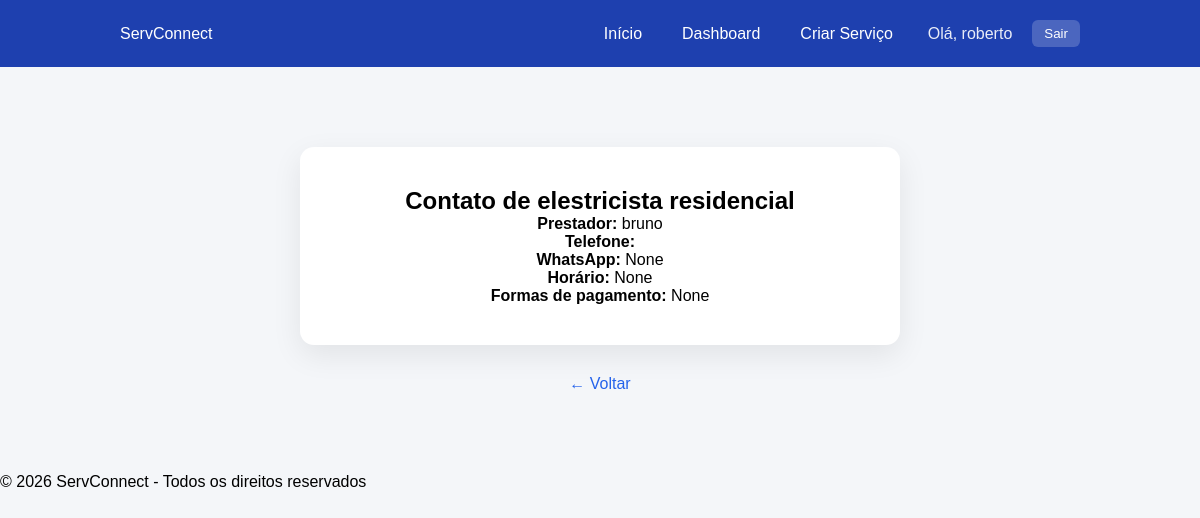
Screenshot of /contato/1/ (signed in) with the database file from the repository.
### apps/servicos/models.py (models this page shows, shortened)
class Servico(models.Model):
    nome = models.CharField(max_length=100)
    descricao = models.TextField()
    cidade = models.CharField(max_length=100)
    categoria = models.CharField(max_length=100)
    usuario = models.ForeignKey(User, on_delete=models.CASCADE)

### apps/usuarios/models.py (models this page shows, shortened)
class Perfil(models.Model):
    TIPO_USUARIO = (
        ('cliente', 'Cliente'),
        ('prestador', 'Prestador'),
    )
    user = models.OneToOneField(User, on_delete=models.CASCADE, related_name='perfil')
    tipo = models.CharField(max_length=20, choices=TIPO_USUARIO)
    cidade = models.CharField(max_length=100)
    telefone = models.CharField(max_length=20)
    whatsapp = models.CharField(max_length=20, blank=True, null=True)
    horario_atendimento = models.CharField(max_length=200, blank=True, null=True)
    formas_pagamento = models.CharField(max_length=200, blank=True, null=True)
    from django.db.models.signals import post_save
    from django.dispatch import receiver

### apps/servicos/views.py (the view)
# urls.py: path('contato/<int:id>/', views.contato_prestador, name='contato_prestador'),
@login_required
def contato_prestador(request, id):
    servico = get_object_or_404(Servico, id=id)
    perfil = servico.usuario.perfil
    return render(request, 'contato_prestador.html', {
        'servico': servico,
        'perfil': perfil
    })

### templates/contato_prestador.html (shortened to what this page needs)
{% extends 'base.html' %}
{% block content %}
<div class="detalhe-container">
    <div class="detalhe-card">
        <h2>Contato de {{ servico.nome }}</h2>
        <p><strong>Prestador:</strong> {{ servico.usuario.username }}</p>
        <p><strong>Telefone:</strong> {{ perfil.telefone }}</p>
        <p><strong>WhatsApp:</strong> {{ perfil.whatsapp }}</p>
        <p><strong>Horário:</strong> {{ perfil.horario_atendimento }}</p>
        <p><strong>Formas de pagamento:</strong> {{ perfil.formas_pagamento }}</p>
    </div>
    <a href="/" class="voltar-link">← Voltar</a>
</div>
{% endblock %}

### templates/base.html (shortened to what this page needs)
{% load static %}
<!DOCTYPE html>
<html lang="pt-br">
<head>
    <link rel="stylesheet" href="{% static 'css/style.css' %}">
</head>
<body>
<header class="navbar">
    <div class="logo">ServConnect</div>
    <nav class="nav-links">
    <a href="/">Início</a>
    {% if user.is_authenticated %}
        <a href="{% url 'dashboard' %}">Dashboard</a>
        {% if user.perfil.tipo == 'prestador' %}
            <a href="{% url 'criar_servico' %}">Criar Serviço</a>
        {% endif %}
        <span class="user-name">Olá, {{ user.username }}</span>
        <form method="POST" action="{% url 'logout' %}" class="logout-form">
            <button type="submit" class="logout-btn">Sair</button>
        </form>
    {% else %}
        <a href="{% url 'login' %}">Login</a>
        <a href="{% url 'cadastro' %}">Cadastrar</a>
    {% endif %}
</nav>
</header>
<main>
    {% block content %}
    {% endblock %}
</main>
<footer>
    © 2026 ServConnect - Todos os direitos reservados
</footer>
</body>
</html>

### static/css/style.css (style rules this page uses)
* { margin: 0; padding: 0; box-sizing: border-box; font-family: Arial, sans-serif; }
body { background-color: #f4f6f9; }
.navbar { background: #1e40af; color: white; padding: 20px 10%; display: flex; justify-content: space-between; align-items: center; }
.navbar a { color: white; margin-left: 20px; text-decoration: none; }
.nav-links { display: flex; align-items: center; gap: 20px; }
.user-name { margin-left: 15px; font-weight: 500; opacity: 0.9; }
.logout-form { display: inline; }
.logout-btn { background: rgba(255,255,255,0.2); color: white; border: none; padding: 6px 12px; border-radius: 6px; cursor: pointer; transition: 0.3s; }
.detalhe-container { padding: 80px 10%; text-align: center; }
.detalhe-card { max-width: 600px; margin: auto; background: white; padding: 40px; border-radius: 14px; box-shadow: 0 10px 30px rgba(0,0,0,0.08); position: relative; }
.voltar-link { display: inline-block; margin-top: 30px; color: #2563eb; text-decoration: none; font-weight: 500; }

### rows the page displays
Servico: nome "elestricista residencial", usuario.username "bruno"
Perfil: whatsapp "None", horario_atendimento "None", formas_pagamento "None"

### other values shown
{{ user.username }} "roberto"
